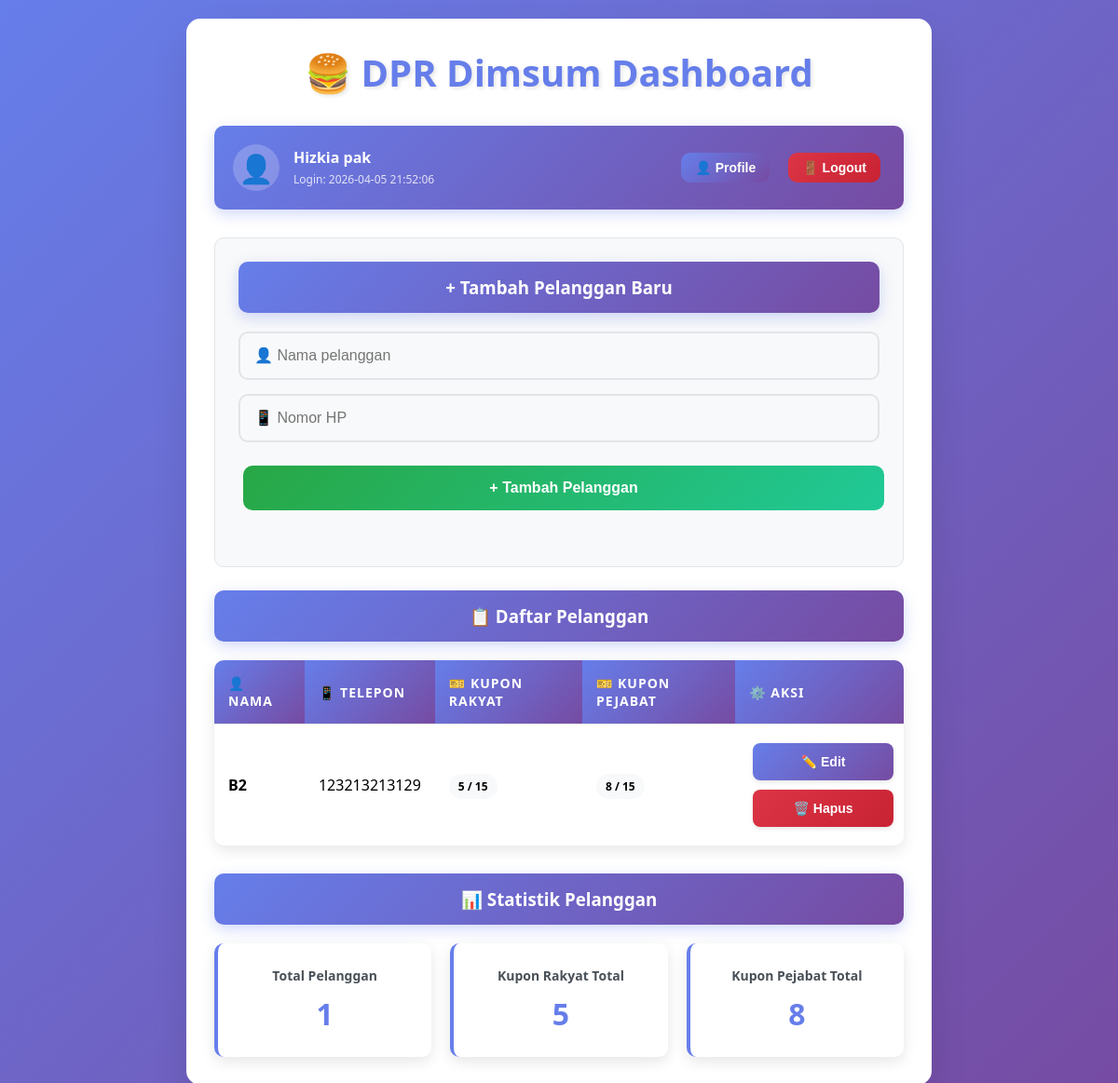
/dashboard (signed in), run on an earlier commit of the app's database.
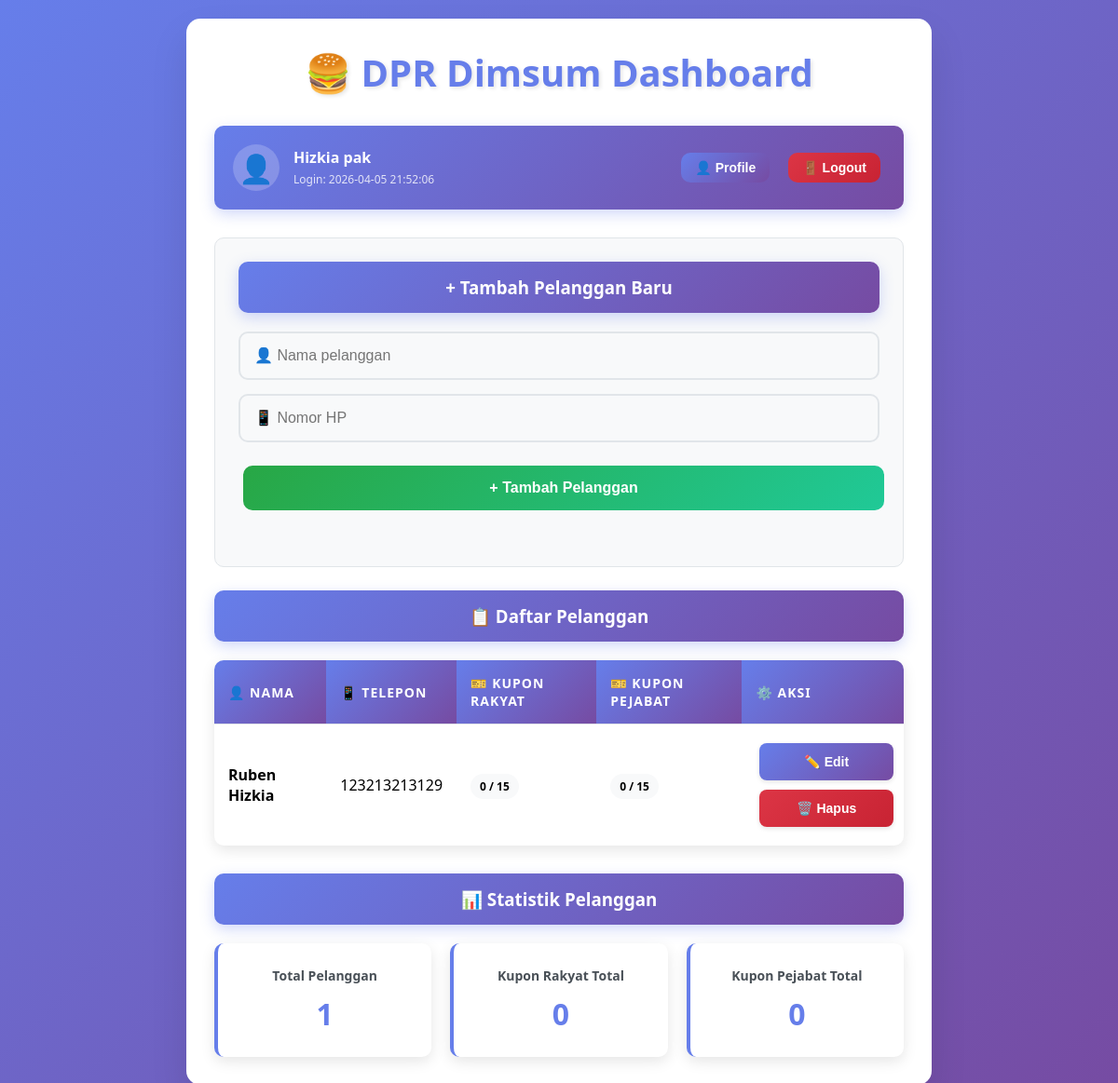
And on a later commit of the database.
### tables this page shows
CREATE TABLE customers(
        id INTEGER PRIMARY KEY AUTOINCREMENT,
        name TEXT,
        phone TEXT,
        rakyat INTEGER DEFAULT 0,
        pejabat INTEGER DEFAULT 0
    );

### app.py (the view)
@app.route("/dashboard")
def dashboard():
    if not is_logged_in():
        return redirect("/")
    db = get_db()
    customers = db.execute("SELECT * FROM customers ORDER BY name").fetchall()
    current_user = get_current_user()
    return render_template("dashboard.html", customers=customers, user=current_user)

### app.py (called while the page is built)
def get_db():
    conn = sqlite3.connect("database.db")
    conn.row_factory = sqlite3.Row
    return conn

def is_logged_in():
    return "login" in session and session.get("login", False)

def get_current_user():
    if is_logged_in():
        return {
            "username": session.get("username"),
            "full_name": session.get("full_name"),
            "last_login": session.get("last_login"),
        }
    return None

### templates/dashboard.html (shortened to what this page needs)
<!DOCTYPE html>
<html lang="id">
<head>
    <link rel="stylesheet" href="/static/style.css">
</head>
<body>
    <div class="container">
        <h1>🍔 DPR Dimsum Dashboard</h1>
        <div class="user-bar">
            <div class="user-info">
                <span class="user-avatar">👤</span>
                <div class="user-details">
                    <strong>{{user.full_name}}</strong>
                    <small>Login: {{user.last_login}}</small>
                </div>
            </div>
            <div class="user-actions">
                <a href="/profile" class="profile-btn">
                    <button>👤 Profile</button>
                </a>
                <a href="/logout" class="logout-btn">
                    <button class="delete-btn">🚪 Logout</button>
                </a>
            </div>
        </div>
        <div class="form-section">
            <h3><b>+</b> Tambah Pelanggan Baru</h3>
            <form action="/add_customer" method="post">
                <input type="text" name="name" placeholder="👤 Nama pelanggan" required>
                <input type="text" name="phone" placeholder="📱 Nomor HP" required>
                <button type="submit"><b>+</b> Tambah Pelanggan</button>
            </form>
        </div>
        <h3>📋 Daftar Pelanggan</h3>
        <table>
            <tr>
                <th>👤 Nama</th>
                <th>📱 Telepon</th>
                <th>🎫 Kupon Rakyat</th>
                <th>🎫 Kupon Pejabat</th>
                <th>⚙️ Aksi</th>
            </tr>
            {% for c in customers %}
            <tr>
                <td><strong>{{c.name}}</strong></td>
                <td>{{c.phone}}</td>
                <td>
                    <span class="coupon-badge {% if c.rakyat >= 15 %}coupon-complete{% endif %}">
                        {{c.rakyat}} / 15
                    </span>
                </td>
                <td>
                    <span class="coupon-badge {% if c.pejabat >= 15 %}coupon-complete{% endif %}">
                        {{c.pejabat}} / 15
                    </span>
                </td>
                <td>
                    <a href="/edit_customer/{{c.id}}">
                        <button>✏️ Edit</button>
                    </a>
                    <a href="/delete_customer/{{c.id}}"
                        onclick="return confirm('Apakah Anda yakin ingin menghapus {{c.name}}?')">
                        <button class="delete-btn">🗑️ Hapus</button>
                    </a>
                </td>
            </tr>
            {% endfor %}
        </table>
        <div class="stats-section">
            <h3>📊 Statistik Pelanggan</h3>
            <div class="stats-grid">
                <div class="stat-card">
                    <h4>Total Pelanggan</h4>
                    <span class="stat-number">{{customers|length}}</span>
                </div>
                <div class="stat-card">
                    <h4>Kupon Rakyat Total</h4>
                    <span class="stat-number">{{customers|sum(attribute='rakyat')}}</span>
                </div>
                <div class="stat-card">
                    <h4>Kupon Pejabat Total</h4>
                    <span class="stat-number">{{customers|sum(attribute='pejabat')}}</span>
                </div>
            </div>
        </div>
    </div>
</body>
</html>

### static/style.css (style rules this page uses)
* { margin: 0; padding: 0; box-sizing: border-box; }
body { font-family: "Segoe UI", Tahoma, Geneva, Verdana, sans-serif; background: linear-gradient(135deg, #667eea 0%, #764ba2 100%); min-height: 100vh; padding: 20px; }
.container { max-width: 800px; margin: 0 auto; background: white; border-radius: 15px; box-shadow: 0 20px 40px rgba(0, 0, 0, 0.1); padding: 30px; animation: slideIn 0.5s ease-out; }
h1, h2, h3 { color: hsl(0, 48%, 49%); margin-bottom: 20px; font-weight: 600; }
h1 { text-align: center; color: #667eea; font-size: 2.5em; margin-bottom: 30px; text-shadow: 2px 2px 4px rgba(0, 0, 0, 0.1); }
h3 { background: linear-gradient(135deg, #667eea, #764ba2); color: white; padding: 15px; border-radius: 10px; text-align: center; margin-bottom: 20px; box-shadow: 0 5px 15px rgba(102, 126, 234, 0.3); }
form { margin-bottom: 30px; }
input[type="text"], input[type="password"] { width: 100%; padding: 15px; border: 2px solid #e1e5e9; border-radius: 10px; font-size: 16px; margin-bottom: 15px; transition: all 0.3s ease; background: #f8f9fa; }
input[type="text"]:placeholder { color: #adb5bd; }
button { background: linear-gradient(135deg, #667eea, #764ba2); color: white; border: none; padding: 15px 30px; border-radius: 10px; font-size: 16px; font-weight: 600; cursor: pointer; transition: all 0.3s ease; margin: 5px; }
button[type="submit"] { background: linear-gradient(135deg, #28a745, #20c997); width: 100%; margin-top: 10px; }
button.delete-btn { background: linear-gradient(135deg, #dc3545, #c82333); }
table { width: 100%; border-collapse: collapse; margin: 20px 0; background: white; border-radius: 10px; overflow: hidden; box-shadow: 0 5px 15px rgba(0, 0, 0, 0.1); }
th, td { padding: 15px; text-align: left; border-bottom: 1px solid #e1e5e9; }
th { background: linear-gradient(135deg, #667eea, #764ba2); color: white; font-weight: 600; text-transform: uppercase; font-size: 14px; letter-spacing: 1px; }
tr:last-child td { border-bottom: none; }
td a { text-decoration: none; margin-right: 5px; }
td button { padding: 8px 15px; font-size: 12px; margin: 2px; }
.form-section { background: #f8f9fa; padding: 25px; border-radius: 10px; margin-bottom: 25px; border: 1px solid #e1e5e9; }

### templates/dashboard.html (style rules this page uses)
.user-bar { background: linear-gradient(135deg, #667eea, #764ba2); color: white; padding: 20px; border-radius: 10px; margin-bottom: 30px; display: flex; justify-content: space-between; align-items: center; box-shadow: 0 5px 15px rgba(102, 126, 234, 0.3); }
.user-info { display: flex; align-items: center; gap: 15px; }
.user-avatar { font-size: 30px; background: rgba(255, 255, 255, 0.2); width: 50px; height: 50px; border-radius: 50%; display: flex; align-items: center; justify-content: center; }
.user-details strong { display: block; font-size: 16px; }
.user-details small { opacity: 0.8; font-size: 12px; }
.user-actions { display: flex; gap: 10px; }
.user-actions button { padding: 8px 15px; font-size: 14px; }
.stats-section { margin-top: 30px; }
.stats-grid { display: grid; grid-template-columns: repeat(auto-fit, minmax(200px, 1fr)); gap: 20px; margin-top: 20px; }
.stat-card { background: white; padding: 25px; border-radius: 10px; box-shadow: 0 5px 15px rgba(0, 0, 0, 0.1); text-align: center; border-left: 4px solid #667eea; }
.stat-card h4 { color: #495057; margin-bottom: 10px; font-size: 14px; }
.stat-number { font-size: 32px; font-weight: bold; color: #667eea; }
.coupon-badge { background: #f8f9fa; padding: 5px 10px; border-radius: 15px; font-size: 12px; font-weight: bold; }
table td:last-child { text-align: center; vertical-align: middle; }
table td:last-child a { display: inline-block; margin: 3px 2px; width: 100%; }
table td:last-child button { width: 100%; padding: 12px 8px; font-size: 14px; font-weight: 600; border-radius: 8px; border: none; cursor: pointer; transition: all 0.3s ease; box-shadow: 0 2px 5px rgba(0, 0, 0, 0.1); white-space: nowrap; overflow: hidden; text-overflow: ellipsis; }
table td:last-child button:not(.delete-btn) { background: linear-gradient(135deg, #667eea, #764ba2); color: white; }
table td:last-child button.delete-btn { background: linear-gradient(135deg, #dc3545, #c82333); color: white; }

What changed in the data, as far as the page shows it:
removed customers: name "B2", phone "123213213129", rakyat "5", pejabat "8"
added customers: name "Ruben Hizkia", phone "123213213129", rakyat "0", pejabat "0"
Also different on the page:
{{ customers|sum(attribute='rakyat') }}: "5" → "0"
{{ customers|sum(attribute='pejabat') }}: "8" → "0"
